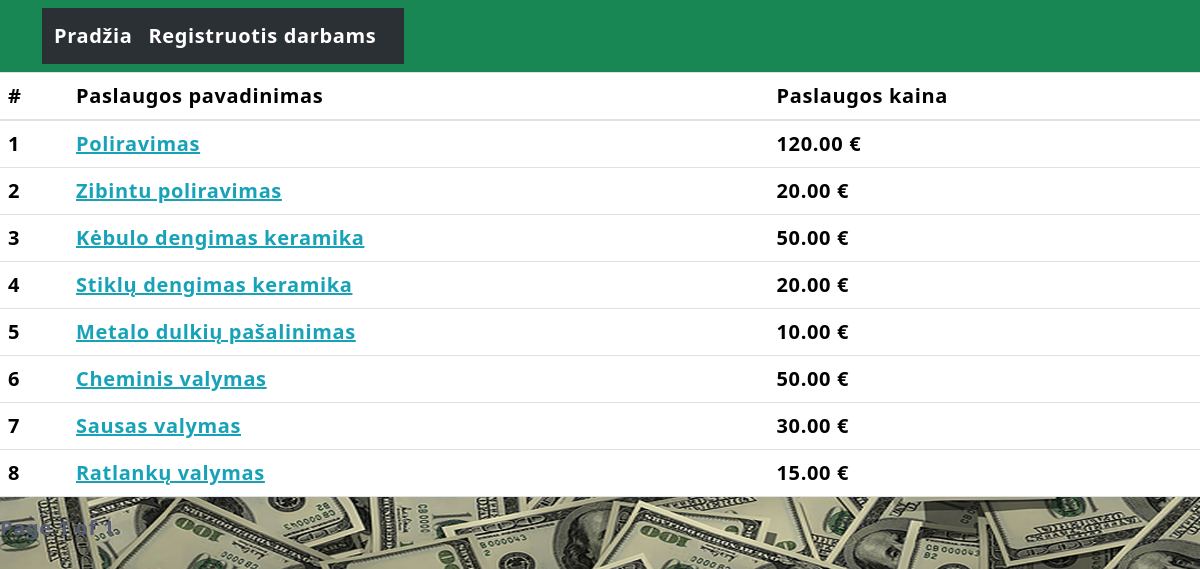
Page /service/work_pricing/ on the committed database.
### service/models.py (models this page shows, shortened)
class BaseModel(models.Model):
    objects = models.Model
    DoesNotExist = models.Model
    class Meta:
        abstract = True

class WorkPricing(BaseModel):
    work = models.CharField(max_length=50)
    prise_of_work = models.DecimalField(max_digits=10, decimal_places=2)
    description = models.TextField()

### service/views.py (the view)
# urls.py: path("work_pricing/", PriceListView.as_view(), name="work_pricing"),
class PriceListView(ListView):
    paginate_by = 15
    model = WorkPricing

### service/templates/service/workpricing_list.html (shortened to what this page needs)
{% extends 'base.html' %}
{% block content %}
    {% load static %}
    <link rel="stylesheet" href="{% static 'poliravimas/prices.css' %}">
    <table class="table">
      <thead>
        <tr>
          <th scope="col">#</th>
          <th scope="col">Paslaugos pavadinimas</th>
          <th scope="col">Paslaugos kaina</th>
        </tr>
      </thead>
      <tbody>
         {% for prices in page_obj %}
        <tr>
            <th scope="row">{{ forloop.counter }}</th>
              <td><a href="{% url 'service:work_pricing' %}">{{ prices.work }}</a></td>
              <td>{{ prices.prise_of_work }} € </td>
    </tr>
     {% endfor %}
      </tbody>
        </table>
            <div class="pagination">
                <span class="step-links">
                    <span class="current">
                        Page {{ page_obj.number }} of {{ page_obj.paginator.num_pages }}.
                    </span>
                </span>
            </div>
{% endblock %}

### static/poliravimas/calendar.css (style rules this page uses)
body { background: whiyeWWWAAAAA; }
a { color: #17a2b8; }

### static/poliravimas/prices.css (style rules this page uses)
body { background: white url("images/Cash.jpg") no-repeat; font-weight: 700; font-size: 20px; letter-spacing: 0.64px; color: #585d74; background-size: 1500px 750px; }

### rows in the picture
WorkPricing: work "Poliravimas", prise_of_work "120.00"
WorkPricing: work "Zibintu poliravimas", prise_of_work "20.00"
WorkPricing: work "Kėbulo dengimas keramika", prise_of_work "50.00"
WorkPricing: work "Stiklų dengimas keramika", prise_of_work "20.00"
WorkPricing: work "Metalo dulkių pašalinimas", prise_of_work "10.00"
WorkPricing: work "Cheminis valymas", prise_of_work "50.00"
WorkPricing: work "Sausas valymas", prise_of_work "30.00"
WorkPricing: work "Ratlankų valymas", prise_of_work "15.00"

### other values in the picture
{{ page_obj.number }} "1"
{{ page_obj.paginator.num_pages }} "1"
